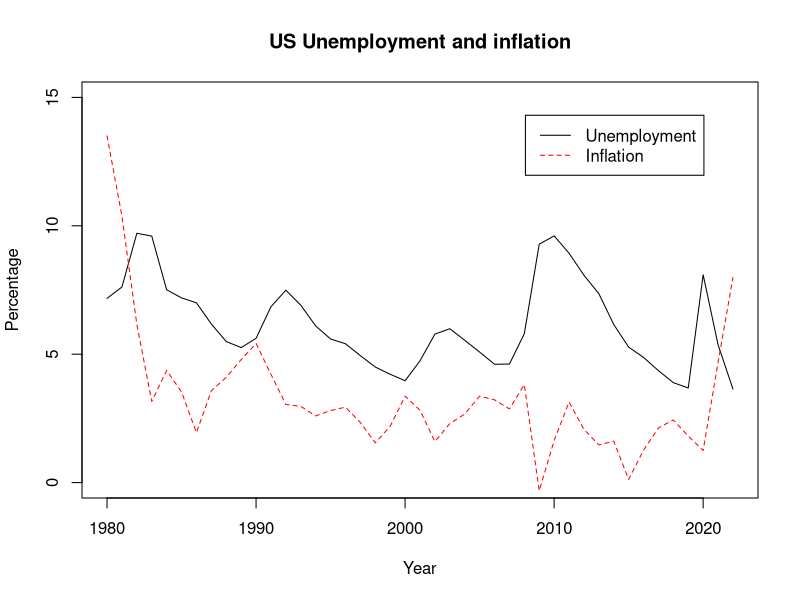
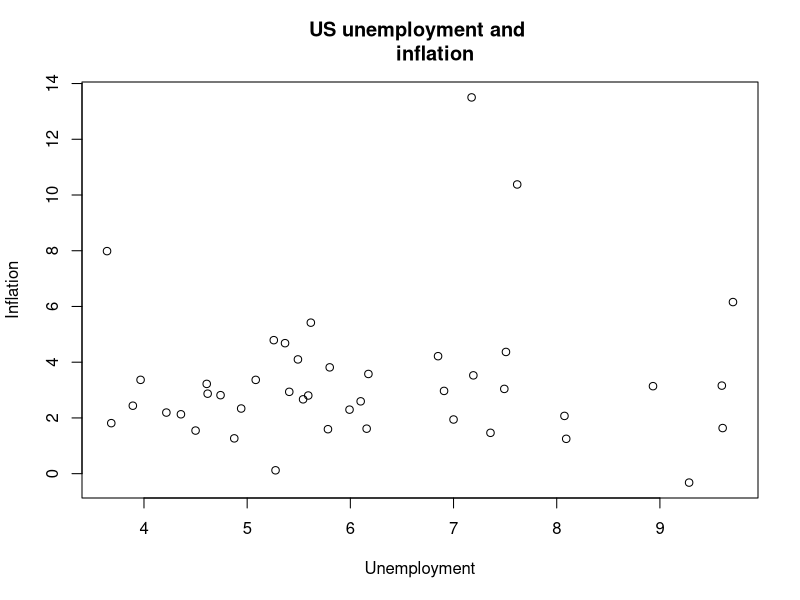
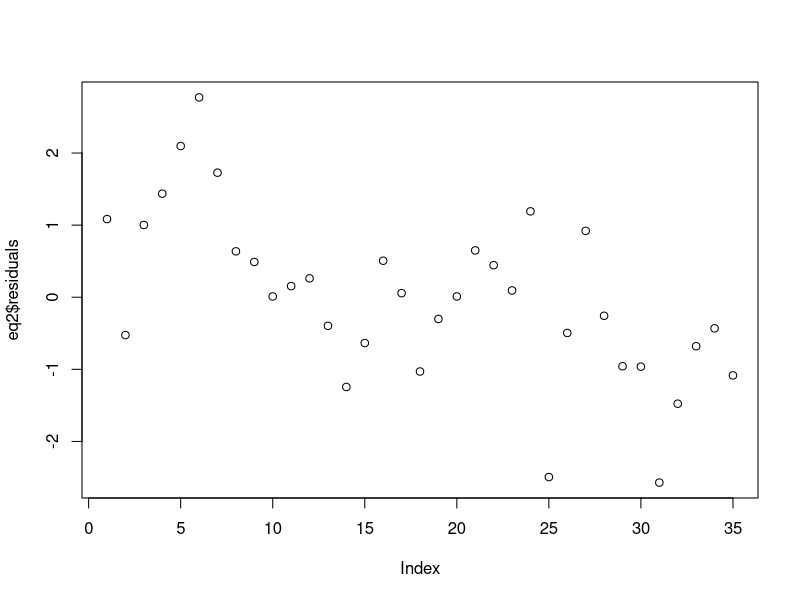
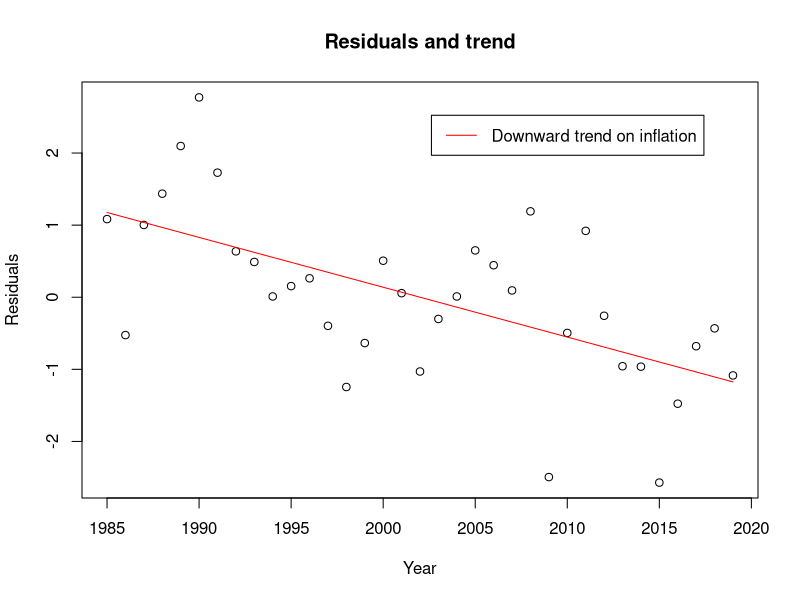

Recreate these plots in R, in order.
## ---- chunk 1
da <- read.delim('../../Data/WEO_Data.csv', fileEncoding = 'UTF-16LE', 
                 blank.lines.skip = TRUE)
str(da)
head(da)
## ---- chunk 2
head(t(da[1:2,7:length(da)-1]))
tail(t(da[1:2,7:length(da)-1]))
str(t(da[1:2,7:length(da)-1]))
Unemployment = t(unname(da[2, c(7:length(da)-1)]))
head(Unemployment)
Inflation = t(unname(da[1, c(7:length(da)-1)]))
dat <- data.frame("Unemployment" = Unemployment, 
                  "Inflation" = Inflation, row.names = 1980:2022)                  
colnames(dat) <- c("Unemployment", "Inflation")
head(dat)
tail(dat)
str(dat)
## ---- chunk 3
plot(1980:2022, dat$Unemployment, type = 'l', ylim = c(0, 15), 
     main = "US Unemployment and inflation", xlab = "Year", 
     ylab = "Percentage")
lines(1980:2022, dat$Inflation, col = 'red', lty = 2)
legend('topright', inset = 0.08, legend = c("Unemployment", 
              "Inflation"),  col = c('black', 'red'), lty = c(1, 2))
## ---- chunk 4
plot(dat$Unemployment, dat$Inflation, main = "US unemployment and 
     inflation", xlab = "Unemployment", ylab = "Inflation")
## ---- chunk 5
eq1 <- lm(dat$Inflation ~ dat$Unemployment)
summary(eq1)
## ---- chunk 6
dat2 <- dat[9:length(dat$Unemployment) -3, ]
head(dat2)
tail(dat2)
## ---- chunk 7
eq2 <- lm(dat2$Inflation ~ dat2$Unemployment)
summary(eq2)
## ---- chunk 8
names(eq1)
## ---- chunk 9
plot(eq2$residuals)
## ---- chunk 10
eq3 <- lm(eq2$residuals ~ I(1:35))
summary(eq3)
## ---- chunk 11
plot(1985:2019, eq2$residuals, main = "Residuals and trend", 
     xlab = "Year", ylab = "Residuals")
lines(1985:2019, eq3$fitted.values, col = 'red')
legend('topright', inset = 0.08, legend = 
         "Downward trend on inflation", lty = 1, col = 'red') 
